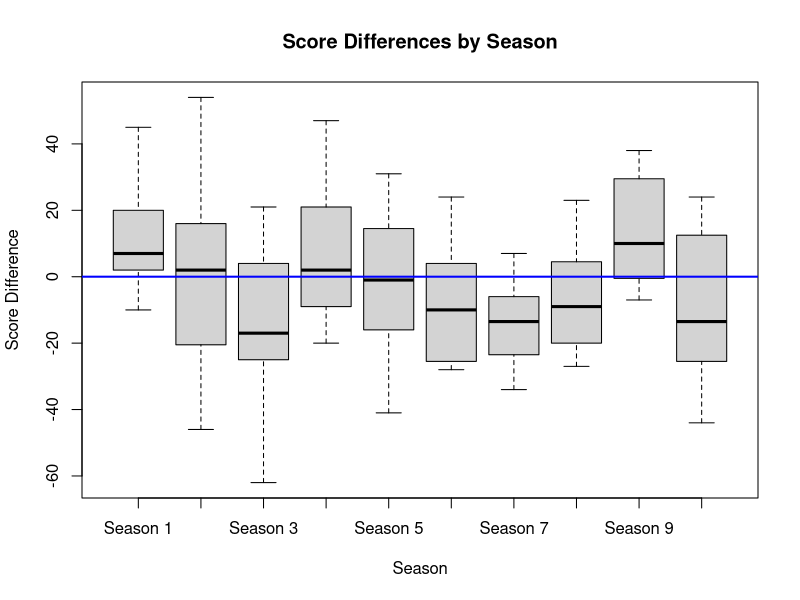

Write R code to recreate this figure.
## ---- chunk 1
knitr::opts_chunk$set(echo = TRUE)
knitr::opts_chunk$set(tidy.opts=list(width.cutoff=80),tidy=TRUE)
## ---- chunk 2

football <- read.csv("uafootball.csv")
## ---- chunk 3

games_won <- c()

for (i in 1:10) {
  temp_data <- football[, i]
  temp_count <- sum(temp_data > 0)
  games_won <- c(games_won, temp_count)
}

print(games_won)
## ---- chunk 4

boxplot(football[, 1:10], 
        main = "Score Differences by Season",
        xlab = "Season",
        ylab = "Score Difference",
        names = paste("Season", 1:10))

abline(h = 0, col = "blue", lwd = 2)

## ---- chunk 5

avg_score_dif <- apply(football, 2, mean)
avg_score_dif
## ---- chunk 6

avg_score_dif_spread <- apply(football, 2, sd)
avg_score_dif_spread
